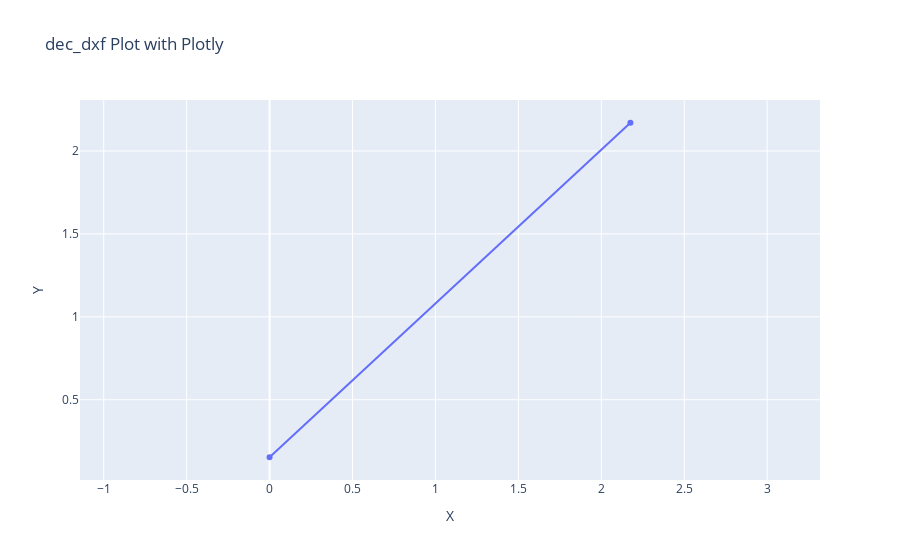

The notebook cell saved with this chart:
### Code cell
get_plotly_graph_from_dxf('samples/dxf/circle.dxf')

### Figure 1 — Plotly figure (JSON) as saved in the notebook; plotly's stock layout.template omitted (floating-point values rounded to 4 significant figures)
{"data": [{"mode": "lines+markers", "type": "scatter", "x": [2.176, 0], "y": [2.17, 0.1535]}], "layout": {"showlegend": false, "title": {"text": "dec_dxf Plot with Plotly"}, "xaxis": {"title": {"text": "X"}}, "yaxis": {"scaleanchor": "x", "title": {"text": "Y"}}}}
